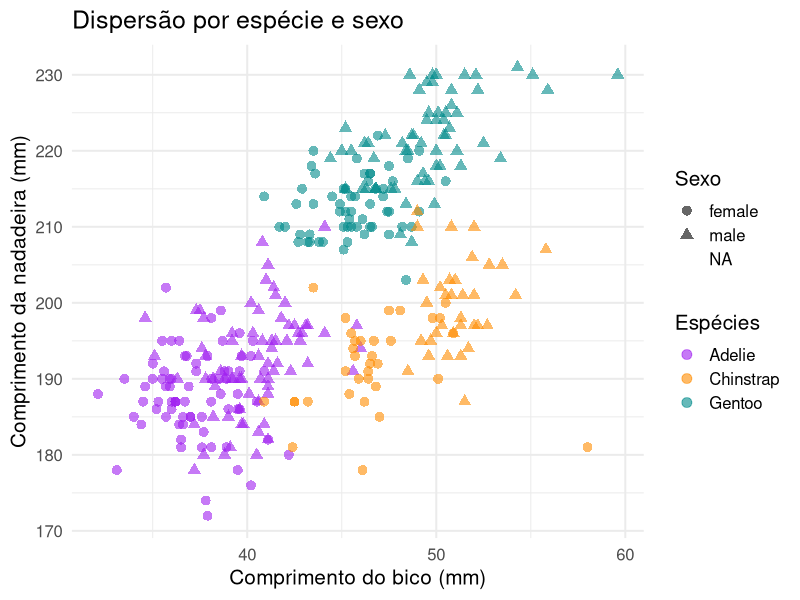

Reproduce this figure in R.
## ---- chunk 1
#| label: setup
#| echo: true
library(tidyverse)
library(ggplot2)
library(palmerpenguins)

## ---- chunk 2
#| echo: true
ggplot(data = penguins,
       aes(x = bill_length_mm,
           y = flipper_length_mm,
           color = species,
           shape = sex)) +
  geom_point(size = 3, alpha = .6) +
  scale_color_manual(values = c("purple", "darkorange", "cyan4")) +
  theme_minimal(base_size = 15) +
  labs(x = "Comprimento do bico (mm)",
       y = "Comprimento da nadadeira (mm)",
       color = "Espécies",
       shape = "Sexo",
       title = "Dispersão por espécie e sexo")
